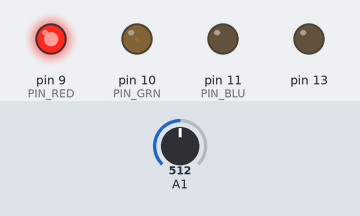
Simulated run of this sketch. Board: Arduino Uno, built with avr-gcc and run on an emulated ATmega328P. Shown: output pins drawn as LEDs (lit = HIGH). The test bench sets the inputs (shaded band); at power-on: A1 = 512.

Above: at 0.3 s.
At 6.47 s:
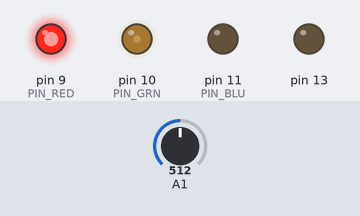
At 9.67 s:
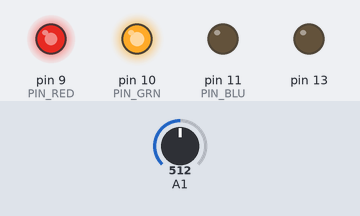
At 18.94 s:
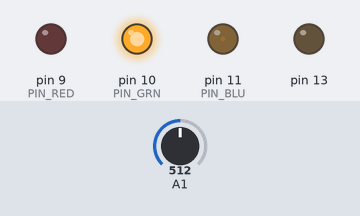
At 28.22 s:
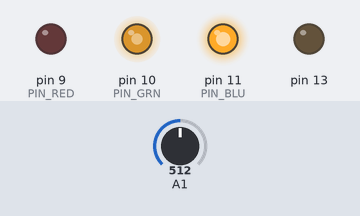
At 37.66 s:
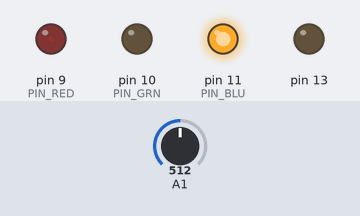
Timing chart, 0 to 40.0 s (numbered marks = the images above):
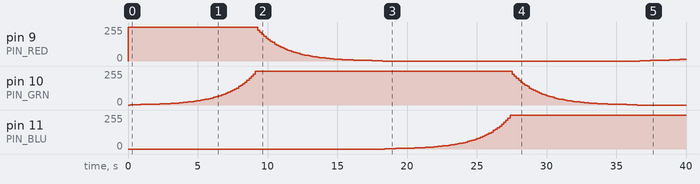

Measured:
- by itself, pin 10 (PIN_GRN): rises from 0/255 to 255/255 in 9.0 s, then falls to 0/255 in 27.4 s
- by itself, pin 11 (PIN_BLU): moves from 0/255 to 255/255 over 9.0 s
- by itself, pin 9 (PIN_RED): 0/255 → 255/255 at 0.00 s, → 230/255 9.3 s later, → 214/255 0.15 s later, → 200/255 0.15 s later, … (65 changes in this stretch)

The sketch:

rgb-mood-lamp.ino
```cpp
const int PIN_RED = 9;
const int PIN_GRN = 10;
const int PIN_BLU = 11;

const byte dim_curve[] = {
    0, 1, 1, 2, 2, 2, 2, 2, 2, 3, 3, 3, 3, 3, 3, 3,
    3, 3, 3, 3, 3, 3, 3, 4, 4, 4, 4, 4, 4, 4, 4, 4,
    4, 4, 4, 5, 5, 5, 5, 5, 5, 5, 5, 5, 5, 6, 6, 6,
    6, 6, 6, 6, 6, 7, 7, 7, 7, 7, 7, 7, 8, 8, 8, 8,
    8, 8, 9, 9, 9, 9, 9, 9, 10, 10, 10, 10, 10, 11, 11, 11,
    11, 11, 12, 12, 12, 12, 12, 13, 13, 13, 13, 14, 14, 14, 14, 15,
    15, 15, 16, 16, 16, 16, 17, 17, 17, 18, 18, 18, 19, 19, 19, 20,
    20, 20, 21, 21, 22, 22, 22, 23, 23, 24, 24, 25, 25, 25, 26, 26,
    27, 27, 28, 28, 29, 29, 30, 30, 31, 32, 32, 33, 33, 34, 35, 35,
    36, 36, 37, 38, 38, 39, 40, 40, 41, 42, 43, 43, 44, 45, 46, 47,
    48, 48, 49, 50, 51, 52, 53, 54, 55, 56, 57, 58, 59, 60, 61, 62,
    63, 64, 65, 66, 68, 69, 70, 71, 73, 74, 75, 76, 78, 79, 81, 82,
    83, 85, 86, 88, 90, 91, 93, 94, 96, 98, 99, 101, 103, 105, 107, 109,
    110, 112, 114, 116, 118, 121, 123, 125, 127, 129, 132, 134, 136, 139, 141, 144,
    146, 149, 151, 154, 157, 159, 162, 165, 168, 171, 174, 177, 180, 183, 186, 190,
    193, 196, 200, 203, 207, 211, 214, 218, 222, 226, 230, 234, 238, 242, 248, 255,
};

int brightness = 255;
long stateChangeTime = 0;
int photoOn = 0;
float calibrateCount = 0;
float calibration = 0;
int triggercount = 0;
byte RED_PRESETS = {255};
byte GREEN_PRESETS = {0};
byte BLUE_PRESETS = {0};
void setup()
{

    pinMode(PIN_RED, OUTPUT);
    pinMode(PIN_GRN, OUTPUT);
    pinMode(PIN_BLU, OUTPUT);
    pinMode(A1, INPUT);
    pinMode(13, OUTPUT);
}
typedef unsigned char  morseBitmask_t; // see also MAX_TIMINGS
const morseBitmask_t MORSE_LETTERS[26] = {
  /* a */ B101,
  /* b */ B11000,
  /* c */ B11010,
  /* d */ B1100,
  /* e */ B10,
  /* f */ B10010,
  /* g */ B1110,
  /* h */ B10000,
  /* i */ B100,
  /* j */ B10111,
  /* k */ B1101,
  /* l */ B10100,
  /* m */ B111,
  /* n */ B110,
  /* o */ B1111,
  /* p */ B10110,
  /* q */ B11101,
  /* r */ B1010,
  /* s */ B1000,
  /* t */ B11,
  /* u */ B1001,
  /* v */ B10001,
  /* w */ B1011,
  /* x */ B11001,
  /* y */ B11011,
  /* z */ B11100,
};
void loop()
{
    boolean dont = false;

    for (int x = 0; x < 3600; x++) {
        int colors[3];

        doPhotocellThings();

        getRGB(int(x / 10), 255, brightness, colors);
        int red = dim_curve[(colors[0])];
        int green = dim_curve[(colors[1])];
        int blue = dim_curve[(colors[2])];
        analogWrite(PIN_RED, red);
        analogWrite(PIN_GRN, green);
        analogWrite(PIN_BLU, blue);

        delay(15);
    }
}
void doPhotocellThings()
{
    if (millis() < 2000) {
        if (calibrateCount == 0)
            calibration = analogRead(A1);
        else
            calibration *= (calibrateCount / (calibrateCount + 1));
        calibration += analogRead(A1) / (calibrateCount + 1);
        calibrateCount++;
        return;
    }
    int newPhoto;
    int photoVal = analogRead(A1);
    if (photoVal > calibration + 75)
        newPhoto = 1;
    else
        newPhoto = 0;

    if (newPhoto == photoOn)
        return;

    if (photoOn == 0 && millis() - stateChangeTime > 100) {
        photoOn = 1;
        stateChangeTime = millis();
        triggercount++;
    }
    else if (photoOn == 1 && millis() - stateChangeTime > 100) {
        photoOn = 0;
        stateChangeTime = millis();
    }
}
void getRGB(int hue, int sat, int val, int colors[3])
{
    /* convert hue, saturation and brightness ( HSB/HSV ) to RGB
     The dim_curve is used only on brightness/value and on saturation (inverted).
     This looks the most natural.
  */

    val = dim_curve[val];
    sat = 255 - dim_curve[255 - sat];

    int r;
    int g;
    int b;
    int base;

    if (sat == 0) { // Acromatic color (gray). Hue doesn't mind.
        colors[0] = val;
        colors[1] = val;
        colors[2] = val;
    }
    else {

        base = ((255 - sat) * val) >> 8;

        switch (hue / 60) {
        case 0:
            r = val;
            g = (((val - base) * hue) / 60) + base;
            b = base;
            break;

        case 1:
            r = (((val - base) * (60 - (hue % 60))) / 60) + base;
            g = val;
            b = base;
            break;

        case 2:
            r = base;
            g = val;
            b = (((val - base) * (hue % 60)) / 60) + base;
            break;

        case 3:
            r = base;
            g = (((val - base) * (60 - (hue % 60))) / 60) + base;
            b = val;
            break;

        case 4:
            r = (((val - base) * (hue % 60)) / 60) + base;
            g = base;
            b = val;
            break;

        case 5:
            r = val;
            g = base;
            b = (((val - base) * (60 - (hue % 60))) / 60) + base;
            break;
        }

        colors[0] = r;
        colors[1] = g;
        colors[2] = b;
    }
}
```
